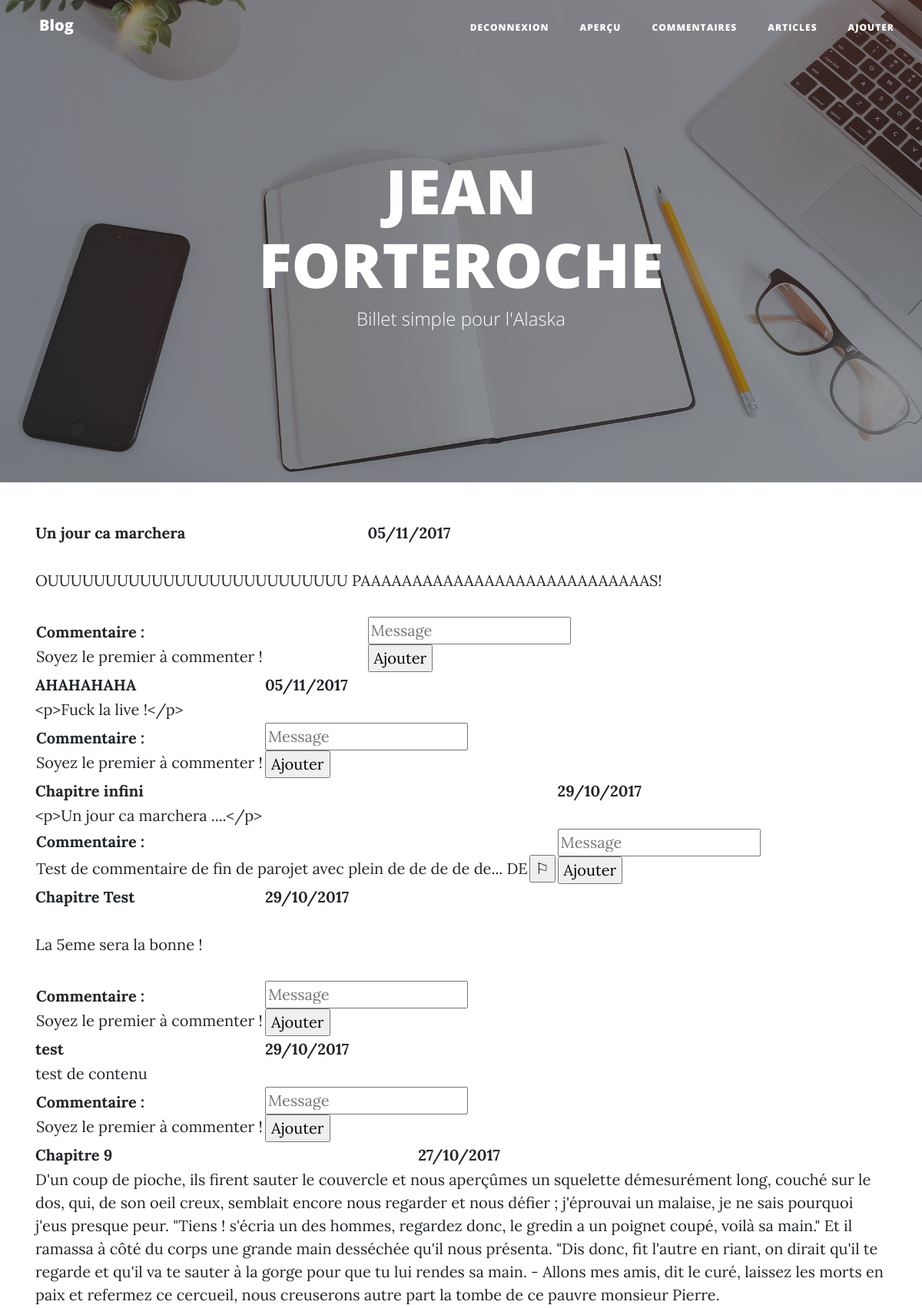
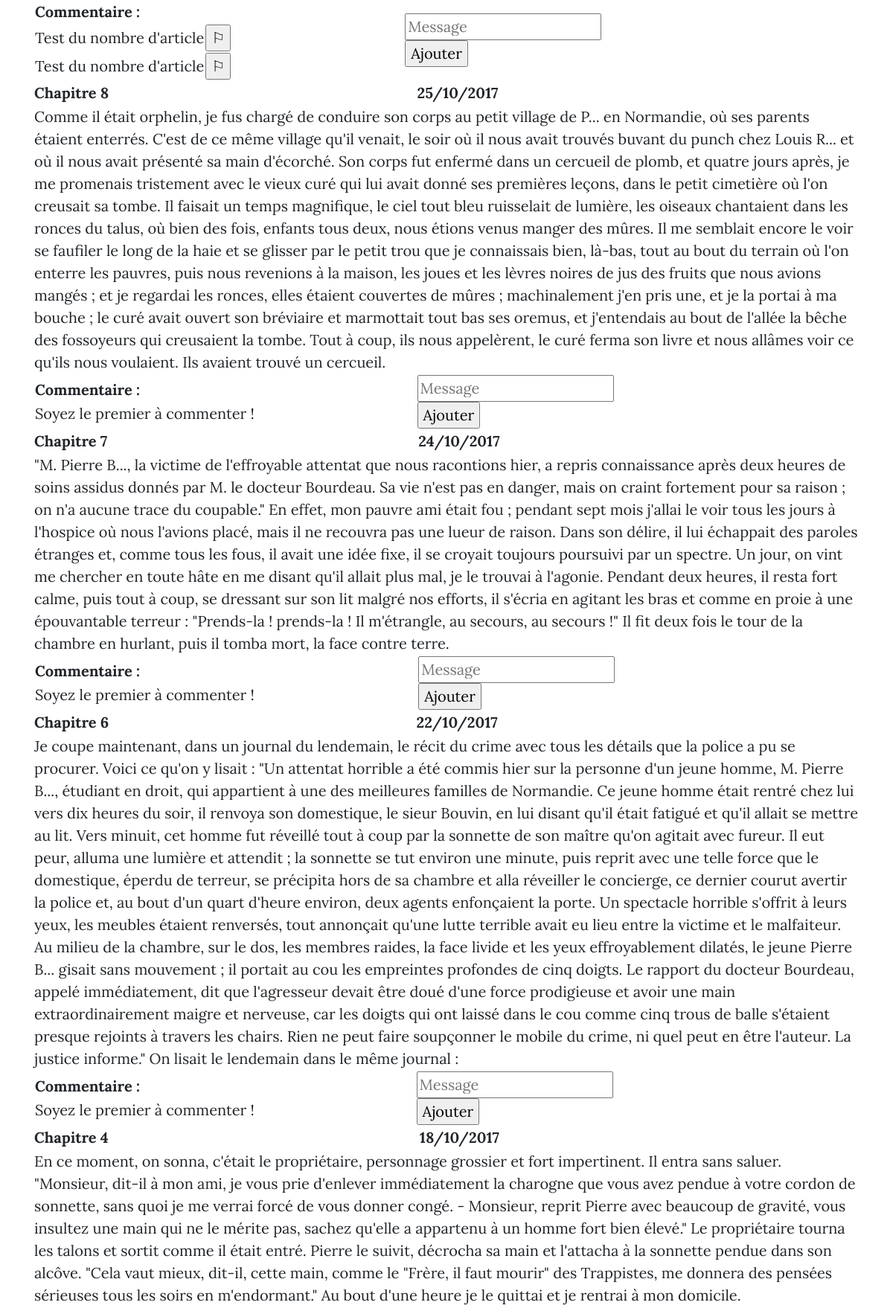
The app's page /index.php (signed in, upper part) with its own data (2 pictures, top to bottom).
### tables this page shows
CREATE TABLE `Article` (
  `id` int(10) NOT NULL,
  `author` text NOT NULL,
  `title` varchar(100) NOT NULL,
  `content` text NOT NULL,
  `resume` varchar(100) NOT NULL,
  `dateCreation` datetime NOT NULL
);

CREATE TABLE `Comment` (
  `id` int(10) NOT NULL,
  `content` text NOT NULL,
  `dateCreation` datetime NOT NULL,
  `id_article` int(10) NOT NULL,
  `signaler` tinyint(1) NOT NULL,
  `id_user` int(10) NOT NULL
);

### index.php (called while the page is built, shortened)
<?php
include 'controller/Controller.php';
$controller= new Controller();
if(empty($_SERVER['QUERY_STRING'])){
  $controller->homeController();
}
elseif(isset($_GET['article'])){
  $controller->articleController($_GET['article']);
}
elseif(isset($_GET['connexion'])){
  $controller->connexionController($_GET['connexion']);
}
elseif(isset($_GET['inscription'])){
  $controller->inscriptionController($_GET['inscription']);
}
elseif(isset($_GET['commentConnect'])){
  $controller->commentController($_GET['commentConnect']);
}
elseif(isset($_GET['articleAdmin'])){
  $controller->articleAdmin($_GET['articleAdmin']);
}
elseif(isset($_GET['commentAdmin'])){
  $controller->commentAdmin($_GET['commentAdmin']);
}
elseif(isset($_GET['articleAdd'])){
  $controller->articleAdd($_GET['articleAdd']);
}
elseif(isset($_GET['login'])){
  ControllerLogin::getLogin();
}
elseif(isset($_GET['inscripValid'])){
  ControllerInscript::getInscript();
}
elseif(isset($_GET['deconnexion'])){
  ControllerDeconnexion::deconnexionController();
}
elseif(isset($_GET['signaler'])){
   ControllerSignaler::signalEffect();
}
elseif(isset($_GET['modifierArticle'])){
   $controller->modifierArticle($_POST['id']);
}
elseif(isset($_GET['articleModifier'])){
  ControllerArticle::modifierArticle();
}
elseif(isset($_GET['supprimerArticle'])){
  ControllerArticle::supprimerArticle();
}
elseif(isset($_GET['accepterComment'])){
  ControllerComment::accepterComment();
}
elseif(isset($_GET['supprimerComment'])){
   ControllerComment::supprimerComment();
}
elseif(isset($_GET['commentAdd'])){
   ControllerCommentAdd::commentAdd();
}
elseif(isset($_GET['articleAddAdmin'])){
   ControllerArticle::articleAddAdmin();
}
else{
  $controller->errorController();
}

### model/DatabaseConnexion.php (called while the page is built)
<?php
class DatabaseConnexion {
  public static function getDatabaseConnect() {
    try
    {
      $dsn = "mysql:host=localhost;dbname=blog-p3-MVC";
      $db_user = "lerna";
      $db_mdp = "lerna";
      $db = new PDO($dsn,$db_user,$db_mdp);
      $db->setAttribute(PDO::ATTR_DEFAULT_FETCH_MODE, PDO::FETCH_ASSOC);
    }
    catch(Exception $e)
    {
      die('Erreur : '.$e->getMessage());
    }
    return $db;
  }
}

### model/AbstractEntityRepository.php (called while the page is built, shortened)
<?php
class AbstractEntityRepository{
  protected $db;
  public function __construct(){
    $this->db=DatabaseConnexion::getDatabaseConnect();
  }
  public function findAll($table){
    $req = $this -> db -> query('SELECT * FROM '.$table.' ORDER BY dateCreation DESC');
    $req->setFetchMode(PDO::FETCH_CLASS|PDO::FETCH_PROPS_LATE, $table);
    $req -> execute();
    $datas = $req -> fetchAll();
    return $datas;
  }
}

### model/CommentRepository.php (called while the page is built, shortened)
<?php
require_once('Comment.php');
require_once('AbstractEntityRepository.php');
class CommentRepository extends AbstractEntityRepository{
  public function findCommentByArticle(Article $a){
    $req = $this -> db->prepare("SELECT * FROM Comment WHERE :id_article = id_article ORDER BY dateCreation DESC LIMIT 3;");
    $req -> bindValue(':id_article',$a->getId());
    $req->setFetchMode(PDO::FETCH_CLASS|PDO::FETCH_PROPS_LATE, 'Comment');
    $req -> execute();
    $datas = $req -> fetchAll();
    return $datas;
  }
}

### model/Comment.php (called while the page is built, shortened)
<?php
class Comment{
  protected $content;
  protected $signaler;
  public function getContent(){
    return $this->content;
  }
  public function getSignaler(){
    return $this->signaler;
  }
}

### view/homeConnecte.php (the view, shortened to what this page needs)
<div class="container">
  <?php foreach ($articles as $article): ?>
      <table>
          <tr>
              <th><a href="index.php?article=<?php echo $article->getId(); ?>"><?php echo $article -> getTitle(); ?></a></th>
              <th><?php echo $article -> getDateCreation(); ?></th>
          </tr>
          <tr>
              <td colspan="2"><?php echo $article -> getContent(); ?></td>
          </tr>
          <tr>
            <td>
              <table id="tableCommentaire">
                <tr>
                  <th colspan="2">Commentaire :</th>
                </tr>
                <?php
                  if(count($article->getComments())==0){
                    echo "<tr>
                            <td colspan ='2'>Soyez le premier à commenter !</td>
                          </tr>";
                  }
                  else foreach ($article->getComments() as $comment): ?>
                <tr>
                  <td><?php echo $comment->getContent(); ?></td>
                  <td>
                    <?php
                      if($comment->getSignaler()== '0'){
                    ?>
                    <form method="post" action="index.php?signaler">
                      <input class="submitBillet" type="submit" value="&#9872;" title="signaler">
                    </form>
                    <?php
                    }
                    ?>
                  </td>
                </tr>
                <?php endforeach; ?>
              </table>
            </td>
            <td>
                <form method='post' action='index.php?commentAdd'>
                    <input type='text' name='message' class="messCom" placeholder='Message'></input><br>
                    <input type='submit' class='myButton' value='Ajouter'/>
                </form>
            </td>
        </tr>
      </table>
  <?php endforeach; ?>
</div>

### model/Article.php (shortened to what this page needs)
<?php
require('model/CommentRepository.php');
class Article{
  protected $id;
  protected $title;
  protected $content;
  protected $dateCreation;
  protected $comments;
  public function fetchComments() {
    $comments= new CommentRepository();
    $this->comments= $comments->findCommentByArticle($this);
  }
  public function getComments(){
    return $this->comments;
  }
  public function getId(){
    return $this->id;
  }
  public function getTitle(){
    return $this->title;
  }
  public function getContent(){
    return $this->content;
  }
  public function getDateCreation(){
    try {
        $date = new DateTime($this->dateCreation);
    } catch (Exception $e) {
        echo $e->getMessage();
        exit(1);
    }
    echo $date->format('d/m/Y');
  }
}

### records on screen
article: title "Un jour ca marchera", dateCreation "05/11/2017", content "OUUUUUUUUUUUUUUUUUUUUUUUUUU PAAAAAAAAAAAAAAAAAAAAAAAAAAAAS!", shows "Soyez le premier à commenter !"
article: title "AHAHAHAHA", dateCreation "05/11/2017", content "<p>Fuck la live !</p>", shows "Soyez le premier à commenter !"
article: title "Chapitre infini", dateCreation "29/10/2017", content "<p>Un jour ca marchera ....</p>"
comment: content "Test de commentaire de fin de parojet avec plein de de de de de... DE"
article: title "Chapitre Test", dateCreation "29/10/2017", content "La 5eme sera la bonne !", shows "Soyez le premier à commenter !"
article: title "test", dateCreation "29/10/2017", content "test de contenu", shows "Soyez le premier à commenter !"
article: title "Chapitre 9", dateCreation "27/10/2017", content "D'un coup de pioche, ils firent sauter le couvercle et nous aperçûmes un squelette démesurément long, couché sur le dos, qui, de son oeil creux, semblait encore nous regarder et nous défier ; j'éprouvai un malaise, je ne sais pourquoi j'eus presque peur. \"Tiens ! s'écria un des hommes, regardez donc, le gredin a un poignet coupé, voilà sa main.\" Et il ramassa à côté du corps une grande main desséchée qu'il nous présenta. \"Dis donc, fit l'autre en riant, on dirait qu'il te regarde et qu'il va te sauter à la gorge pour que tu lui rendes sa main. - Allons mes amis, dit le curé, laissez les morts en paix et refermez ce cercueil, nous creuserons autre part la tombe de ce pauvre monsieur Pierre."
comment: content "Test du nombre d'article"
comment: content "Test du nombre d'article"
article: title "Chapitre 8", dateCreation "25/10/2017", content "Comme il était orphelin, je fus chargé de conduire son corps au petit village de P... en Normandie, où ses parents étaient enterrés. C'est de ce même village qu'il venait, le soir où il nous avait trouvés buvant du punch chez Louis R... et où il nous avait présenté sa main d'écorché. Son corps fut enfermé dans un cercueil de plomb, et quatre jours après, je me promenais tristement avec le vieux curé qui lui avait donné ses premières leçons, dans le petit cimetière où l'on creusait sa tombe. Il faisait un temps magnifique, le ciel tout bleu ruisselait de lumière, les oiseaux chantaient dans les ronces du talus, où bien des fois, enfants tous deux, nous étions venus manger des mûres. Il me…", shows "Soyez le premier à commenter !"
article: title "Chapitre 7", dateCreation "24/10/2017", content "\"M. Pierre B..., la victime de l'effroyable attentat que nous racontions hier, a repris connaissance après deux heures de soins assidus donnés par M. le docteur Bourdeau. Sa vie n'est pas en danger, mais on craint fortement pour sa raison ; on n'a aucune trace du coupable.\" En effet, mon pauvre ami était fou ; pendant sept mois j'allai le voir tous les jours à l'hospice où nous l'avions placé, mais il ne recouvra pas une lueur de raison. Dans son délire, il lui échappait des paroles étranges et, comme tous les fous, il avait une idée fixe, il se croyait toujours poursuivi par un spectre. Un jour, on vint me chercher en toute hâte en me disant qu'il allait plus mal, je le trouvai à l'agonie.…", shows "Soyez le premier à commenter !"
article: title "Chapitre 6", dateCreation "22/10/2017", content "Je coupe maintenant, dans un journal du lendemain, le récit du crime avec tous les détails que la police a pu se procurer. Voici ce qu'on y lisait : \"Un attentat horrible a été commis hier sur la personne d'un jeune homme, M. Pierre B..., étudiant en droit, qui appartient à une des meilleures familles de Normandie. Ce jeune homme était rentré chez lui vers dix heures du soir, il renvoya son domestique, le sieur Bouvin, en lui disant qu'il était fatigué et qu'il allait se mettre au lit. Vers minuit, cet homme fut réveillé tout à coup par la sonnette de son maître qu'on agitait avec fureur. Il eut peur, alluma une lumière et attendit ; la sonnette se tut environ une minute, puis reprit avec…", shows "Soyez le premier à commenter !"
article: title "Chapitre 4", dateCreation "18/10/2017", content "En ce moment, on sonna, c'était le propriétaire, personnage grossier et fort impertinent. Il entra sans saluer. \"Monsieur, dit-il à mon ami, je vous prie d'enlever immédiatement la charogne que vous avez pendue à votre cordon de sonnette, sans quoi je me verrai forcé de vous donner congé. - Monsieur, reprit Pierre avec beaucoup de gravité, vous insultez une main qui ne le mérite pas, sachez qu'elle a appartenu à un homme fort bien élevé.\" Le propriétaire tourna les talons et sortit comme il était entré. Pierre le suivit, décrocha sa main et l'attacha à la sonnette pendue dans son alcôve. \"Cela vaut mieux, dit-il, cette main, comme le \"Frère, il faut mourir\" des Trappistes, me donnera des…"
